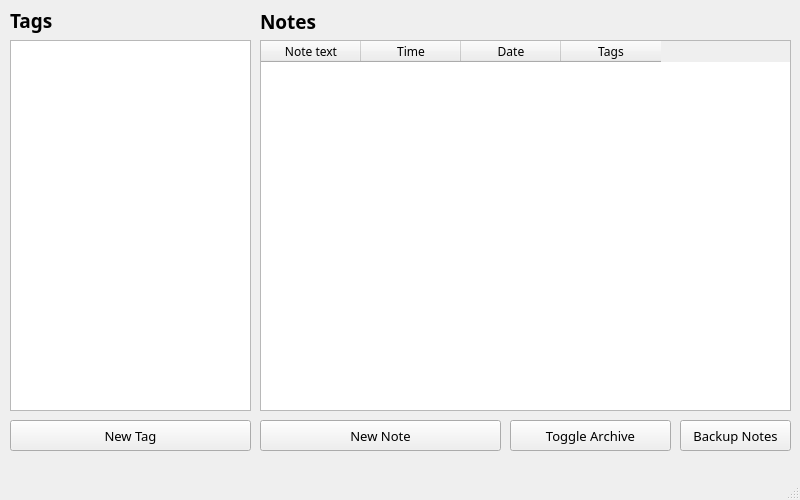
<?xml version="1.0" encoding="UTF-8"?>
<ui version="4.0">
 <class>MainWindow</class>
 <widget class="QMainWindow" name="MainWindow">
  <property name="geometry">
   <rect>
    <x>0</x>
    <y>0</y>
    <width>800</width>
    <height>500</height>
   </rect>
  </property>
  <property name="sizePolicy">
   <sizepolicy hsizetype="Fixed" vsizetype="Fixed">
    <horstretch>0</horstretch>
    <verstretch>0</verstretch>
   </sizepolicy>
  </property>
  <property name="minimumSize">
   <size>
    <width>800</width>
    <height>500</height>
   </size>
  </property>
  <property name="maximumSize">
   <size>
    <width>800</width>
    <height>500</height>
   </size>
  </property>
  <property name="windowTitle">
   <string>MainWindow</string>
  </property>
  <widget class="QWidget" name="centralWidget">
   <widget class="QListWidget" name="list_tags">
    <property name="geometry">
     <rect>
      <x>10</x>
      <y>40</y>
      <width>241</width>
      <height>371</height>
     </rect>
    </property>
   </widget>
   <widget class="QTableWidget" name="table_notes">
    <property name="geometry">
     <rect>
      <x>260</x>
      <y>40</y>
      <width>531</width>
      <height>371</height>
     </rect>
    </property>
    <property name="gridStyle">
     <enum>Qt::DashLine</enum>
    </property>
    <property name="sortingEnabled">
     <bool>false</bool>
    </property>
    <column>
     <property name="text">
      <string>Note text</string>
     </property>
     <property name="font">
      <font>
       <family>Century Gothic</family>
       <pointsize>9</pointsize>
      </font>
     </property>
    </column>
    <column>
     <property name="text">
      <string>Time</string>
     </property>
     <property name="font">
      <font>
       <family>Century Gothic</family>
      </font>
     </property>
    </column>
    <column>
     <property name="text">
      <string>Date</string>
     </property>
     <property name="font">
      <font>
       <family>Century Gothic</family>
       <pointsize>9</pointsize>
      </font>
     </property>
    </column>
    <column>
     <property name="text">
      <string>Tags</string>
     </property>
     <property name="font">
      <font>
       <family>Century Gothic</family>
       <pointsize>9</pointsize>
      </font>
     </property>
    </column>
   </widget>
   <widget class="QLabel" name="label_tags">
    <property name="geometry">
     <rect>
      <x>10</x>
      <y>0</y>
      <width>241</width>
      <height>41</height>
     </rect>
    </property>
    <property name="font">
     <font>
      <family>Century Gothic</family>
      <pointsize>14</pointsize>
      <weight>75</weight>
      <bold>true</bold>
     </font>
    </property>
    <property name="text">
     <string>Tags</string>
    </property>
   </widget>
   <widget class="QLabel" name="label_notes">
    <property name="geometry">
     <rect>
      <x>260</x>
      <y>1</y>
      <width>531</width>
      <height>41</height>
     </rect>
    </property>
    <property name="font">
     <font>
      <family>Century Gothic</family>
      <pointsize>14</pointsize>
      <weight>75</weight>
      <bold>true</bold>
     </font>
    </property>
    <property name="text">
     <string>Notes</string>
    </property>
   </widget>
   <widget class="QPushButton" name="button_newNote">
    <property name="geometry">
     <rect>
      <x>260</x>
      <y>420</y>
      <width>241</width>
      <height>31</height>
     </rect>
    </property>
    <property name="font">
     <font>
      <family>Century Gothic</family>
      <pointsize>10</pointsize>
     </font>
    </property>
    <property name="text">
     <string>New Note</string>
    </property>
    <property name="shortcut">
     <string>Ctrl+N</string>
    </property>
   </widget>
   <widget class="QPushButton" name="button_newTag">
    <property name="geometry">
     <rect>
      <x>10</x>
      <y>420</y>
      <width>241</width>
      <height>31</height>
     </rect>
    </property>
    <property name="font">
     <font>
      <family>Century Gothic</family>
      <pointsize>10</pointsize>
     </font>
    </property>
    <property name="text">
     <string>New Tag</string>
    </property>
    <property name="shortcut">
     <string>Ctrl+T</string>
    </property>
   </widget>
   <widget class="QPushButton" name="button_toggleArchive">
    <property name="geometry">
     <rect>
      <x>510</x>
      <y>420</y>
      <width>161</width>
      <height>31</height>
     </rect>
    </property>
    <property name="font">
     <font>
      <family>Century Gothic</family>
      <pointsize>10</pointsize>
     </font>
    </property>
    <property name="text">
     <string>Toggle Archive</string>
    </property>
    <property name="shortcut">
     <string>Ctrl+O</string>
    </property>
   </widget>
   <widget class="QPushButton" name="button_backup">
    <property name="geometry">
     <rect>
      <x>680</x>
      <y>420</y>
      <width>111</width>
      <height>31</height>
     </rect>
    </property>
    <property name="font">
     <font>
      <family>Century Gothic</family>
      <pointsize>10</pointsize>
     </font>
    </property>
    <property name="text">
     <string>Backup Notes</string>
    </property>
    <property name="shortcut">
     <string>Ctrl+Shift+B</string>
    </property>
   </widget>
  </widget>
  <widget class="QMenuBar" name="menuBar">
   <property name="geometry">
    <rect>
     <x>0</x>
     <y>0</y>
     <width>800</width>
     <height>20</height>
    </rect>
   </property>
  </widget>
  <widget class="QStatusBar" name="statusBar"/>
 </widget>
 <layoutdefault spacing="6" margin="11"/>
 <resources/>
 <connections/>
</ui>
